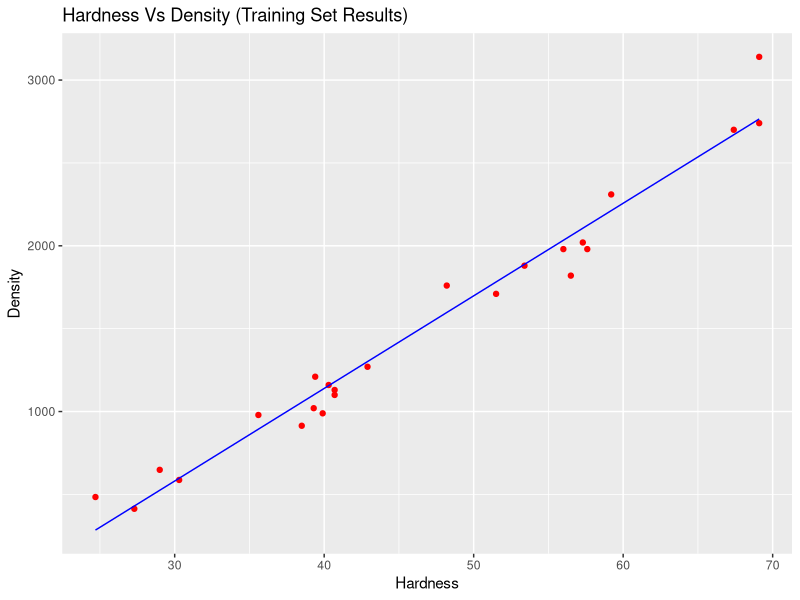
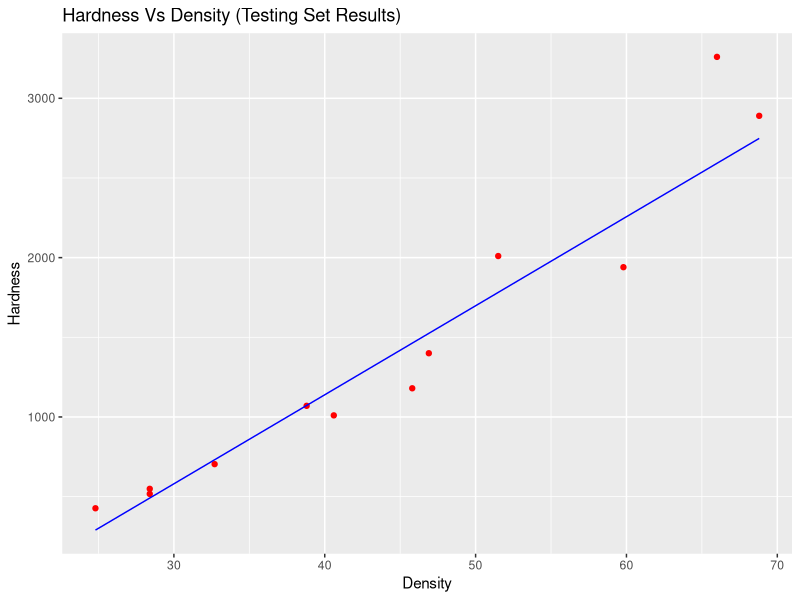
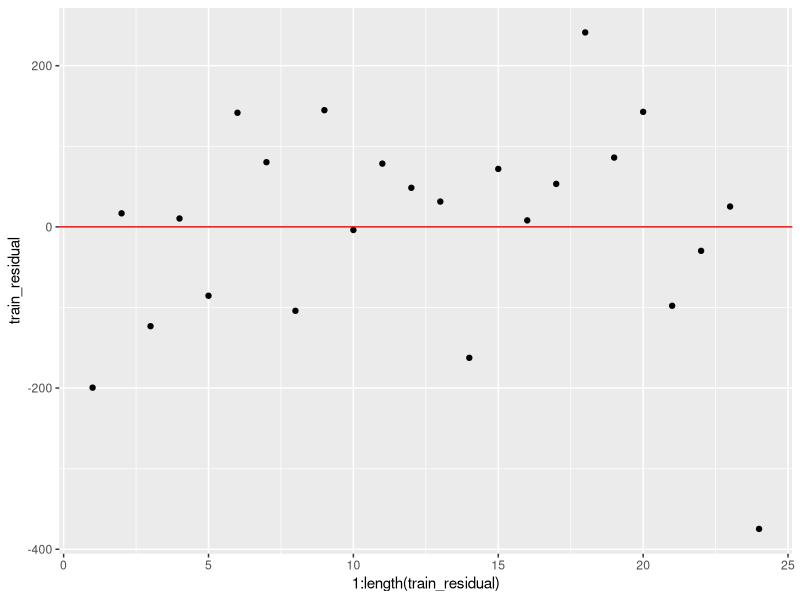
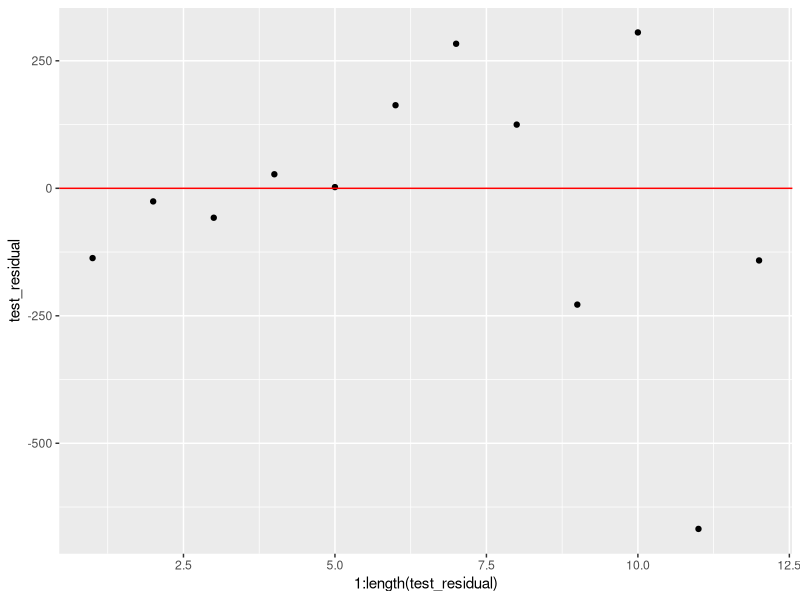

R code for these plots, in order:
#`Importing dataset
dataset = read.csv("eucalypt_hardwoods.csv")

library(caTools)
set.seed(123)
split = sample.split(dataset$hardness, SplitRatio = 2/3)
print(split)

training_set = subset(dataset, split== TRUE)
test_set = subset(dataset, split == FALSE)

# Fitting the SLR Model using Training Set

regressor = lm(formula = hardness ~ density , data = training_set)
print(regressor)

# Predicting the Test Set Results
y_test_pred = predict(regressor, newdata = test_set)

print(y_test_pred)

#Training set results plot
y_train_pred = predict(regressor, newdata = training_set)

library(ggplot2)
ggplot() + 
  geom_point(aes(x= training_set$density, 
                 y = training_set$hardness),
             colour = "red") +
  geom_line(aes(x= training_set$density, 
                y = y_train_pred),
            colour = "blue") +
  ggtitle("Hardness Vs Density (Training Set Results)") +
  xlab("Hardness") +
  ylab("Density")

#Testing set results plot
ggplot() + 
  geom_point(aes(x= test_set$density, 
                 y = test_set$hardness),
             colour = "red") +
  geom_line(aes(x= test_set$density, 
                y = y_test_pred),
            colour = "blue") +
  ggtitle("Hardness Vs Density (Testing Set Results)") +
  xlab("Density") +
  ylab("Hardness")

#Calculation of Residuals
train_residual = y_train_pred - training_set$hardness
test_residual = y_test_pred - test_set$hardness

length(train_residual)
#Plotting Residual line
ggplot() +
  geom_point(aes(x = 1:length(train_residual),
                 y = train_residual),
             colour = "black") + 
  geom_hline(yintercept = 0,
             linetype = "solid",
             color = "red")

ggplot() +
  geom_point(aes(x = 1:length(test_residual),
                 y = test_residual),
             colour = "black") + 
  geom_hline(yintercept = 0,
             linetype = "solid",
             color = "red")
